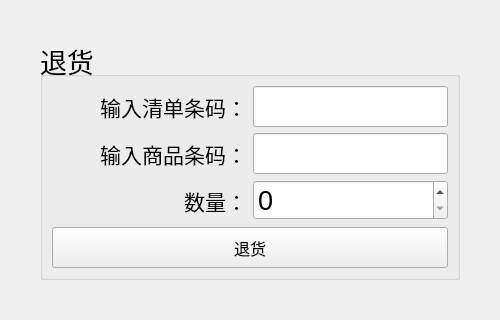
<?xml version="1.0" encoding="UTF-8"?>
<ui version="4.0">
 <class>ReturnInterface</class>
 <widget class="QWidget" name="ReturnInterface">
  <property name="geometry">
   <rect>
    <x>0</x>
    <y>0</y>
    <width>500</width>
    <height>320</height>
   </rect>
  </property>
  <property name="minimumSize">
   <size>
    <width>500</width>
    <height>320</height>
   </size>
  </property>
  <property name="maximumSize">
   <size>
    <width>500</width>
    <height>320</height>
   </size>
  </property>
  <property name="windowTitle">
   <string>Widget</string>
  </property>
  <layout class="QVBoxLayout" name="verticalLayout_2">
   <property name="leftMargin">
    <number>40</number>
   </property>
   <property name="topMargin">
    <number>40</number>
   </property>
   <property name="rightMargin">
    <number>40</number>
   </property>
   <property name="bottomMargin">
    <number>40</number>
   </property>
   <item>
    <widget class="QGroupBox" name="groupBox">
     <property name="font">
      <font>
       <pointsize>20</pointsize>
      </font>
     </property>
     <property name="title">
      <string>退货</string>
     </property>
     <layout class="QVBoxLayout" name="verticalLayout">
      <item>
       <layout class="QHBoxLayout" name="horizontalLayout" stretch="1,1">
        <item>
         <widget class="QLabel" name="labelList">
          <property name="sizePolicy">
           <sizepolicy hsizetype="Expanding" vsizetype="Expanding">
            <horstretch>0</horstretch>
            <verstretch>0</verstretch>
           </sizepolicy>
          </property>
          <property name="font">
           <font>
            <pointsize>16</pointsize>
           </font>
          </property>
          <property name="text">
           <string>输入清单条码：</string>
          </property>
          <property name="alignment">
           <set>Qt::AlignmentFlag::AlignRight|Qt::AlignmentFlag::AlignTrailing|Qt::AlignmentFlag::AlignVCenter</set>
          </property>
         </widget>
        </item>
        <item>
         <widget class="QLineEdit" name="lineEditList">
          <property name="sizePolicy">
           <sizepolicy hsizetype="Expanding" vsizetype="Expanding">
            <horstretch>0</horstretch>
            <verstretch>0</verstretch>
           </sizepolicy>
          </property>
         </widget>
        </item>
       </layout>
      </item>
      <item>
       <layout class="QHBoxLayout" name="horizontalLayout_2" stretch="1,1">
        <item>
         <widget class="QLabel" name="labelCode">
          <property name="sizePolicy">
           <sizepolicy hsizetype="Expanding" vsizetype="Expanding">
            <horstretch>0</horstretch>
            <verstretch>0</verstretch>
           </sizepolicy>
          </property>
          <property name="font">
           <font>
            <pointsize>16</pointsize>
           </font>
          </property>
          <property name="text">
           <string>输入商品条码：</string>
          </property>
          <property name="alignment">
           <set>Qt::AlignmentFlag::AlignRight|Qt::AlignmentFlag::AlignTrailing|Qt::AlignmentFlag::AlignVCenter</set>
          </property>
         </widget>
        </item>
        <item>
         <widget class="QLineEdit" name="lineEditCode">
          <property name="sizePolicy">
           <sizepolicy hsizetype="Expanding" vsizetype="Expanding">
            <horstretch>0</horstretch>
            <verstretch>0</verstretch>
           </sizepolicy>
          </property>
         </widget>
        </item>
       </layout>
      </item>
      <item>
       <layout class="QHBoxLayout" name="horizontalLayout_3" stretch="1,1">
        <item>
         <widget class="QLabel" name="labelNumber">
          <property name="sizePolicy">
           <sizepolicy hsizetype="Expanding" vsizetype="Expanding">
            <horstretch>0</horstretch>
            <verstretch>0</verstretch>
           </sizepolicy>
          </property>
          <property name="font">
           <font>
            <pointsize>16</pointsize>
           </font>
          </property>
          <property name="text">
           <string>数量：</string>
          </property>
          <property name="alignment">
           <set>Qt::AlignmentFlag::AlignRight|Qt::AlignmentFlag::AlignTrailing|Qt::AlignmentFlag::AlignVCenter</set>
          </property>
         </widget>
        </item>
        <item>
         <widget class="QSpinBox" name="spinBox"/>
        </item>
       </layout>
      </item>
      <item>
       <widget class="QPushButton" name="pushButtonrETURN">
        <property name="sizePolicy">
         <sizepolicy hsizetype="Minimum" vsizetype="Expanding">
          <horstretch>0</horstretch>
          <verstretch>0</verstretch>
         </sizepolicy>
        </property>
        <property name="font">
         <font>
          <pointsize>12</pointsize>
         </font>
        </property>
        <property name="text">
         <string>退货</string>
        </property>
       </widget>
      </item>
     </layout>
    </widget>
   </item>
  </layout>
  <zorder>labelList</zorder>
  <zorder>lineEditList</zorder>
  <zorder>labelNumber</zorder>
  <zorder>groupBox</zorder>
  <zorder>labelCode</zorder>
  <zorder>lineEditCode</zorder>
  <zorder>lineEditNumber</zorder>
 </widget>
 <resources/>
 <connections/>
</ui>
